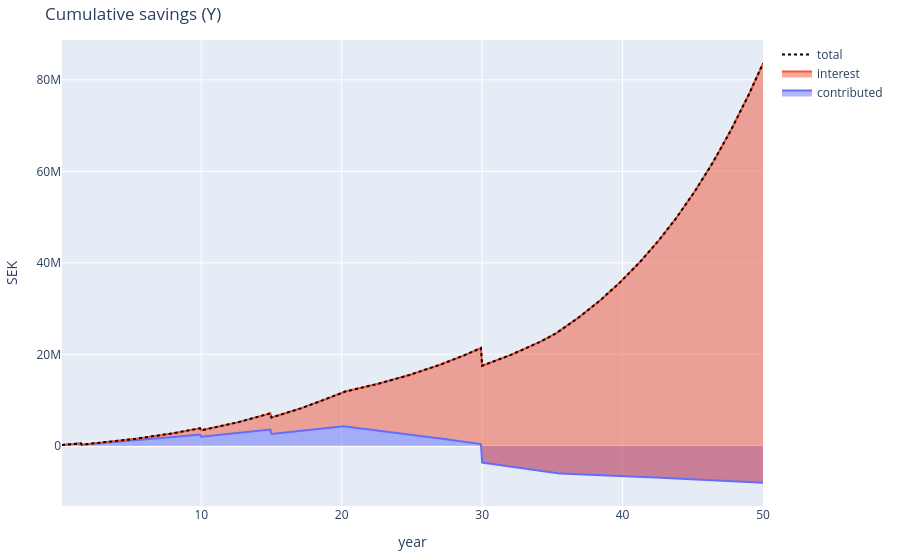

The code cell stored with this chart in its notebook:
### Markdown cell above
# 3. Cumulative savings estimator

### Code cell
BASE = 1.7e5
ADDITION_GROWTH_RATE = 0.02 # yearly addition increases % per year
YEARLY_RATE = 0.09 # per year

YEAR_PLAN = [
    # saving X / month
    {
        'year': [1, 10], 
        'yearly_addition': 12*20000, 
        'yearly_addition_change': ADDITION_GROWTH_RATE, 
        'yearly_growth_rate': YEARLY_RATE
        }, 
    # saving X / month
    {
        'year': [11, 20], 
        'yearly_addition': 12*25000, 
        'yearly_addition_change': ADDITION_GROWTH_RATE, 
        'yearly_growth_rate': YEARLY_RATE
        },
    # lump sum withdrawal
    {
        'year': 1.5, 
        'yearly_addition': -3e5
        },
    # lump sum withdrawal
    {
        'year': 10, 
        'yearly_addition': -0.5e6
        },
    # lump sum withdrawal
    {
        'year': 15, 
        'yearly_addition': -1e6
        },
    # no addition, subtraction only
    {
        'year': [21, 35], 
        'yearly_addition': -12*30000, 
        'yearly_addition_change': ADDITION_GROWTH_RATE, 
        'yearly_growth_rate': YEARLY_RATE
    },
    # # no addition, no subtraction
    # {
    #     'year': [36, 40], 
    #     'yearly_addition': 0, 
    #     'yearly_addition_change': 0, 
    #     'yearly_growth_rate': YEARLY_RATE
    # },
    # lump sum withdrawal
    {
        'year': 30, 
        'yearly_addition': -4e6
        },
    # no addition, no subtraction
    {
        'year': [36, 50], 
        'yearly_addition': -12*10000, 
        'yearly_addition_change': ADDITION_GROWTH_RATE, 
        'yearly_growth_rate': YEARLY_RATE
    },
]

contributed, interest_earned, yearly_addition, total = f_compound(
    base=BASE,
    year_plan=YEAR_PLAN,
    plot=True,
    title='Cumulative savings (Y)'
    )

### Figure 1 — Plotly figure (JSON) as saved in the notebook; plotly's stock layout.template omitted (floating-point values rounded to 4 significant figures; data arrays with more than 128 entries replaced by an {"elided": "..."} marker saying what was removed)
{"data": [{"hovertemplate": "%{y:,.2~f}<extra></extra>", "name": "contributed", "stackgroup": "one", "type": "scatter", "x": {"elided": "600 float values"}, "y": {"elided": "600 float values"}}, {"hovertemplate": "%{y:,.2~f}<extra></extra>", "name": "interest", "stackgroup": "one", "type": "scatter", "x": {"elided": "600 float values"}, "y": {"elided": "600 float values"}}, {"hovertemplate": "%{y:,.2~f}<extra></extra>", "line": {"color": "black", "dash": "dot"}, "name": "total", "type": "scatter", "x": {"elided": "600 float values"}, "y": {"elided": "600 float values"}}], "layout": {"hovermode": "x unified", "margin": {"b": 50, "l": 60, "r": 20, "t": 40}, "title": {"text": "Cumulative savings (Y)"}, "xaxis": {"title": {"text": "year"}}, "yaxis": {"title": {"text": "SEK"}}}}
